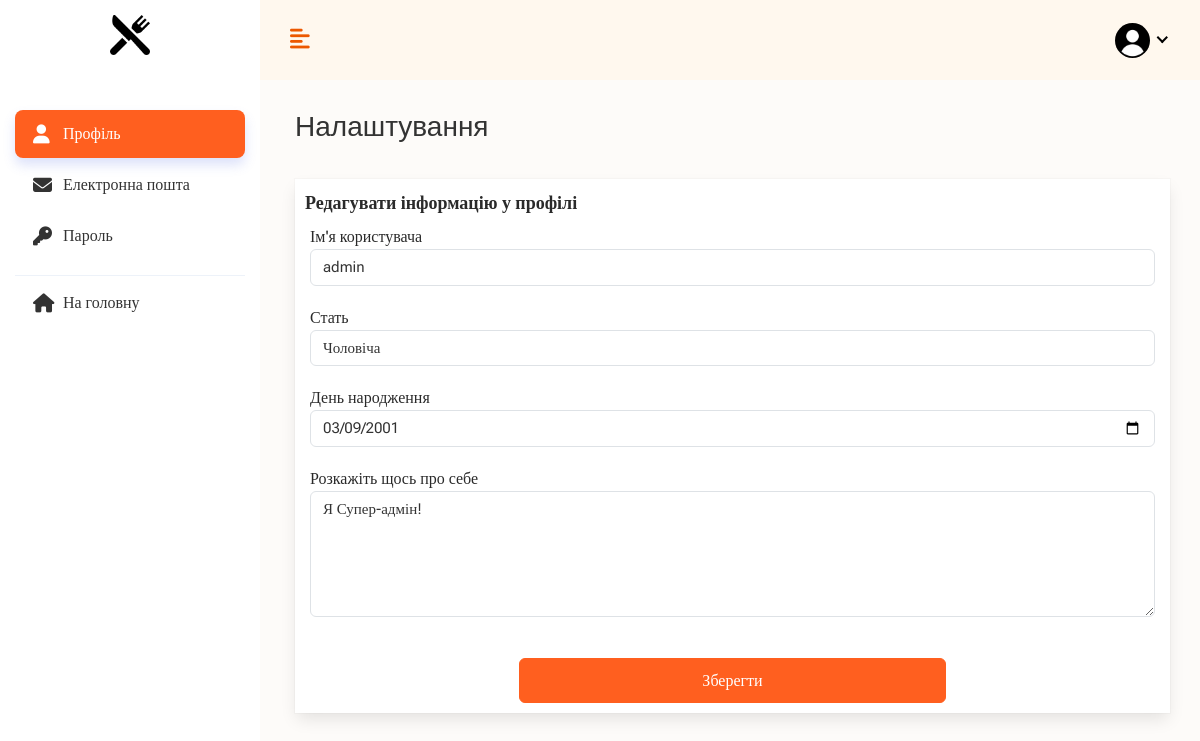
Page /profile/1/edit-profile (signed in) on the earlier database version.
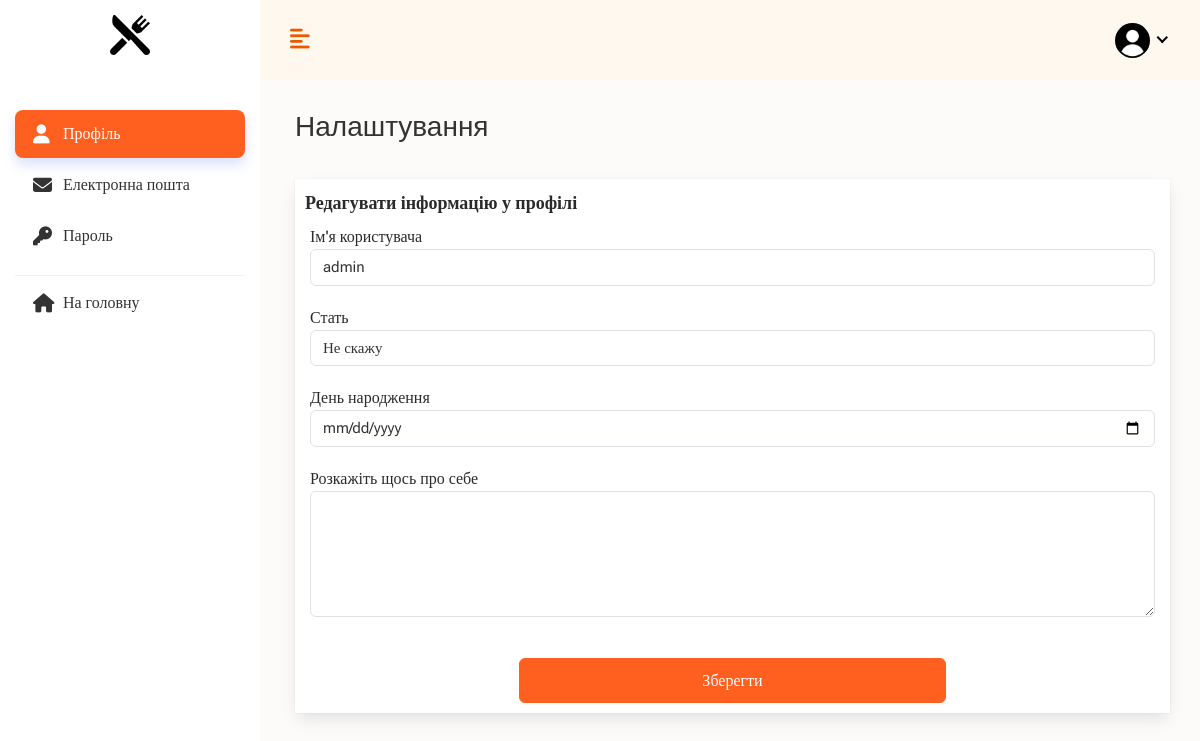
Same page on the later database version.
### users/models.py (models this page shows, shortened)
class Profile(models.Model):
    user = models.OneToOneField(settings.AUTH_USER_MODEL, verbose_name='Користувач', on_delete=models.CASCADE)
    gender = models.CharField('Стать',
        max_length=2,
        choices=[
        ('n', 'Не скажу'),
        ('m', 'Чоловіча'),
        ('f', 'Жіноча'),
        ],
        default='n',
    )
    birth_date = models.DateField('Дата народження', null=True, blank=True)
    bio = models.TextField('Про Вас', max_length=512, null=True, blank=True)
    class Meta:
        db_table = 'Profiles'
        verbose_name = 'Профіль'
        verbose_name_plural = 'Профілі'

### users/views.py (the view, shortened to what this page needs)
# urls.py: path('profile/<int:pk>/edit-profile', views.EditProfileView.as_view(), name='edit_profile'),
class EditProfileView(LoginRequiredMixin, View):
    def get(self, request, pk, *args, **kwargs):
        username_form = EditUsernameForm(instance=request.user)
        profile_form = EditProfileForm(instance=request.user.profile)
        return render(request, 'users/edit_profile.html', {'username_form': username_form, 'profile_form': profile_form})

### users/forms.py
class EditUsernameForm(forms.ModelForm):
    username = forms.CharField(label='Ім\'я користувача', widget=forms.TextInput(attrs={'class': 'form-control'}))
    class Meta:
        model = get_user_model()
        fields = ('username', )

class EditProfileForm(forms.ModelForm):
    gender_choices=[
        ('n', 'Не скажу'),
        ('m', 'Чоловіча'),
        ('f', 'Жіноча'),
    ]
    gender = forms.ChoiceField(label='Стать', choices=gender_choices, widget=forms.Select(attrs={'class': 'form-control'}))
    birth_date = forms.DateField(required=False, label='День народження', widget=forms.DateInput(format=('%Y-%m-%d'), attrs={'type': 'date', 'class': 'form-control'}))
    bio = forms.CharField(required=False, label='Розкажіть щось про себе', widget=forms.Textarea(attrs={'class': 'form-control', 'rows': '5'}))
    class Meta:
        model = Profile
        fields = ('gender', 'birth_date', 'bio')

### templates/users/edit_profile.html (shortened to what this page needs)
{% load static %}
<!DOCTYPE html>
<html lang="uk">
<head>
	<link rel="stylesheet" href="https://cdnjs.cloudflare.com/ajax/libs/bootstrap/5.3.0/css/bootstrap.min.css" />
	<link rel="stylesheet" href="https://cdnjs.cloudflare.com/ajax/libs/font-awesome/6.4.0/css/all.min.css" />
	<link rel="stylesheet" href="{% static 'users/css/user_settings_pages.css' %}">
</head>
<body>
	<div class="main-wrapper">
		<div class="header">
			<div class="header-left">
				<a href="{% url 'home' %}" class="logo nav-link">
					<img src="{% static 'users/images/favicon.webp' %}" width="40" height="40" alt="Logo">
					<span class="logoclass">Smachno<span class="exclamation">!</span></span>
				</a>
			</div>
			<a href="#" class="nav-link" id="toggle_btn">
				<i class="fa-solid fa-align-left fa-xs"></i>
			</a>
			<ul class="nav user-menu">
				<li class="nav-item dropdown has-arrow">
					<a href="#" class="dropdown-toggle nav-link" data-bs-toggle="dropdown" aria-expanded="false"><span class="user-img">
						<img src="{% static 'users/images/no_user_img.webp' %}" class="rounded-circle" width="35" alt="User Image">
					</span></a>
				</li>
			</ul>
		</div>
		<div class="sidebar" id="sidebar">
			<div class="sidebar-inner">
				<div id="sidebar-menu" class="sidebar-menu">
					<ul>
						<li class="active">
							<a href="{% url 'edit_profile' user.id %}" class="nav-link">
								<i class="fa-solid fa-user"></i><span>Профіль</span>
							</a>
						</li>
						<li>
							<a href="{% url 'edit_email' user.id %}" class="nav-link">
								<i class="fa-solid fa-envelope"></i><span>Електронна пошта</span>
							</a>
						</li>
						<li>
							<a href="{% url 'change_password' user.id %}" class="nav-link">
								<i class="fa-solid fa-key"></i><span>Пароль</span>
							</a>
						</li>
						<li class="list-divider"></li>
						<li>
							<a href="{% url 'home' %}" class="nav-link">
								<i class="fa-solid fa-house"></i><span>На головну</span>
							</a>
						</li>
					</ul>
				</div>
			</div>
		</div>
		<div class="page-wrapper">
			<div class="content container-fluid">
				<div class="page-header">
					<div class="row align-items-center">
						<div class="col">
							<h3 class="page-title mt-5">Налаштування</h3>
						</div>
					</div>
				</div>
				<div class="box inform_css">
					<p class="card-title title_menu">Редагувати інформацію у профілі</p>
					<div class="row">
						<form method="POST">
							<div class="col-lg-12">
								<div class="row formtype">
									{% for f in username_form %}
									<div class="mb-0">
										<div class="form-group">
											<label>{{ f.label }}</label>
											{{ f }}
										</div>
									</div>
									{% endfor %}
									{% for f in profile_form %}
									<div class="mb-0">
										<div class="form-group">
											<label>{{ f.label }}</label>
											{{ f }}
										</div>
									</div>
									{% endfor %}
								</div>
							</div>
							<div class="d-grid gap-2 col-6 mx-auto">
								<button type="submit" class="btn btn-primary buttonedit mt-3">Зберегти</button>
							</div>
						</form>
					</div>
				</div>
			</div>
		</div>
	</div>
</body>
</html>

Differences in the rows shown:
no longer on this page (row edited): Profile: profile_form "Чоловіча" "03/09/2001" "Я Супер-адмін!"
now on this page (row edited): Profile: profile_form "Не скажу"
